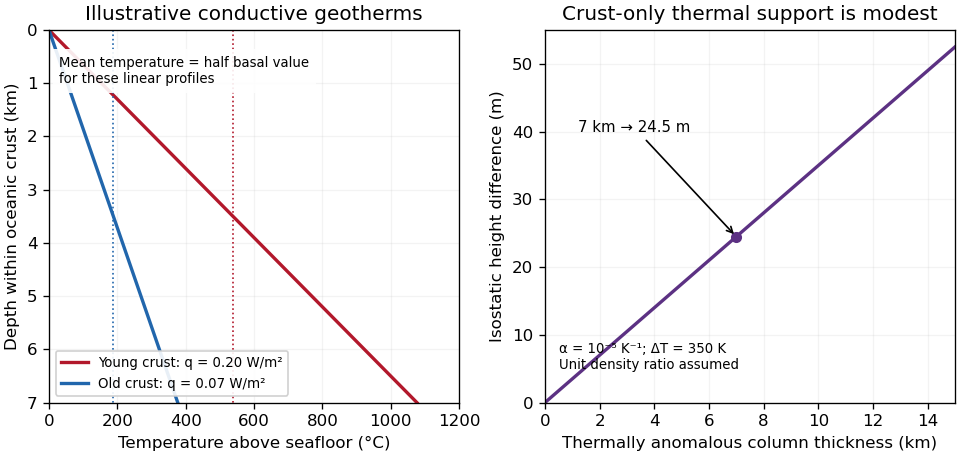

Generate this figure with Python:
#!/usr/bin/env python3
"""Original calculations under explicitly assumed conductive/isostatic models.
Python 3.14.4, NumPy 2.3.5, Matplotlib 3.10.7; PNG written to CWD.
"""
from pathlib import Path
import numpy as np
import matplotlib
matplotlib.use('Agg')
import matplotlib.pyplot as plt
plt.rcParams.update({'font.family':'DejaVu Sans','font.size':10,'figure.facecolor':'white','axes.facecolor':'white','savefig.facecolor':'white'})
fig,(ax,bx)=plt.subplots(1,2,figsize=(8,3.8),layout='constrained')
z=np.linspace(0,7000,301);k=1.3
for q,col,name in [(.20,'#b2182b','Young crust: q = 0.20 W/m²'),(.07,'#2166ac','Old crust: q = 0.07 W/m²')]:
 ax.plot(q*z/k,z/1000,color=col,lw=2,label=name)
 ax.plot([q*7000/(2*k)]*2,[0,7],color=col,lw=1,ls=':')
ax.set(ylim=(7,0),xlim=(0,1200),xlabel='Temperature above seafloor (°C)',ylabel='Depth within oceanic crust (km)',title='Illustrative conductive geotherms')
ax.legend(loc='lower left',fontsize=8,frameon=True,facecolor='white',framealpha=.9)
ax.text(30,1,'Mean temperature = half basal value\nfor these linear profiles',fontsize=8,bbox={'facecolor':'white','edgecolor':'none','alpha':.9})
ax.grid(alpha=.15)
L=np.linspace(0,15,300)
delta=(.20-.07)*7000/(2*k)
h=1e-5*delta*L*1000
bx.plot(L,h,color='#5c3183',lw=2)
bx.scatter([7],[24.5],color='#5c3183',s=32)
bx.annotate('7 km → 24.5 m',xy=(7,24.5),xytext=(1.2,40),arrowprops={'arrowstyle':'->'},fontsize=9)
bx.set(xlim=(0,15),ylim=(0,55),xlabel='Thermally anomalous column thickness (km)',ylabel='Isostatic height difference (m)',title='Crust-only thermal support is modest')
bx.text(.5,5,'α = 10⁻⁵ K⁻¹; ΔT = 350 K\nUnit density ratio assumed',fontsize=8)
bx.grid(alpha=.15)
fig.savefig(Path.cwd()/(Path(__file__).stem+'.png'),dpi=120,transparent=False,metadata={'Software':'Original linear-conduction and isostatic calculations'})
plt.close(fig)
